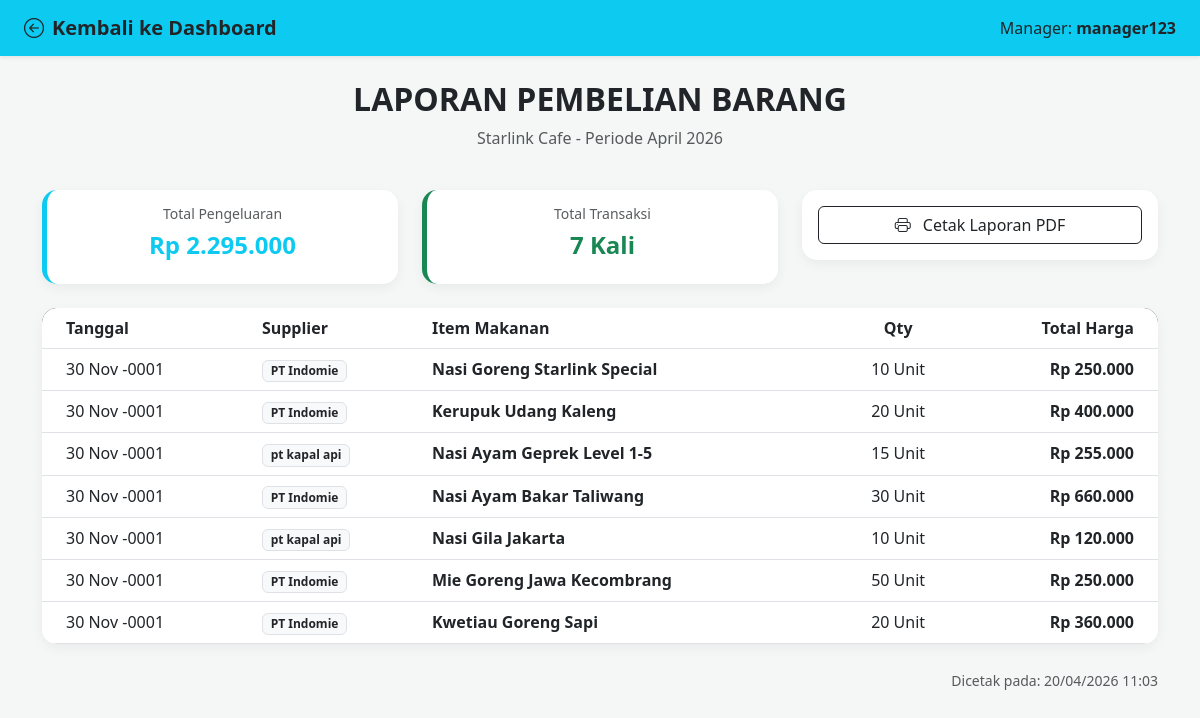
The app's page /Manager/laporan_pembelian.php (signed in) with its own data.
### tables this page shows
CREATE TABLE `pembelian` (
  `id_pembelian` int(11) NOT NULL,
  `id_supplier` int(11) NOT NULL,
  `id_makanan` int(11) NOT NULL,
  `jumlah` int(11) NOT NULL,
  `total_harga` int(11) NOT NULL,
  `tanggal_pembelian` date DEFAULT curdate(),
  `tanggal` date NOT NULL
);

CREATE TABLE `supplier` (
  `id_supplier` int(11) NOT NULL,
  `nama_supplier` varchar(100) DEFAULT NULL,
  `alamat` text DEFAULT NULL,
  `kontak` varchar(20) DEFAULT NULL
);

CREATE TABLE `makanan` (
  `id_makanan` int(11) NOT NULL,
  `nama_makanan` varchar(100) DEFAULT NULL,
  `harga` int(11) DEFAULT NULL,
  `stok` int(11) DEFAULT NULL,
  `status_check` tinyint(1) DEFAULT 0
);

### Manager/laporan_pembelian.php (the view, shortened to what this page needs)
<?php
include '../config/db.php';
$query = "SELECT p.*, s.nama_supplier, m.nama_makanan
          FROM pembelian p
          JOIN supplier s ON p.id_supplier = s.id_supplier
          JOIN makanan m ON p.id_makanan = m.id_makanan
          ORDER BY p.tanggal DESC";
$result = mysqli_query($conn, $query);
$total_pengeluaran = mysqli_query($conn, "SELECT SUM(total_harga) as total FROM pembelian");
$row_total = mysqli_fetch_assoc($total_pengeluaran);
?>
<!DOCTYPE html>
<html lang="id">
<head>
    <link href="https://cdn.jsdelivr.net/npm/bootstrap@5.3.0/dist/css/bootstrap.min.css" rel="stylesheet">
    <link rel="stylesheet" href="https://cdn.jsdelivr.net/npm/bootstrap-icons@1.11.1/font/bootstrap-icons.css">
</head>
<body>
    <nav class="navbar navbar-dark bg-info px-4 no-print shadow-sm mb-4">
        <a class="navbar-brand text-dark fw-bold" href="index.php">
            <i class="bi bi-arrow-left-circle me-2"></i>Kembali ke Dashboard
        </a>
        <span class="navbar-text text-dark">
            Manager: <strong><?= $_SESSION['username']; ?></strong>
        </span>
    </nav>
    <div class="container mb-5">
        <div class="row mb-4 no-print">
            <div class="col-md-12 text-center">
                <h2 class="fw-bold">LAPORAN PEMBELIAN BARANG</h2>
                <p class="text-muted">Starlink Cafe - Periode April 2026</p>
            </div>
        </div>
        <div class="row mb-4 no-print">
            <div class="col-md-4">
                <div class="card card-report bg-white p-3 text-center border-start border-info border-5">
                    <h6 class="text-muted small uppercase">Total Pengeluaran</h6>
                    <h4 class="fw-bold text-info">Rp <?= number_format($row_total['total'] ?? 0, 0, ',', '.'); ?></h4>
                </div>
            </div>
            <div class="col-md-4">
                <div class="card card-report bg-white p-3 text-center border-start border-success border-5">
                    <h6 class="text-muted small">Total Transaksi</h6>
                    <h4 class="fw-bold text-success"><?= mysqli_num_rows($result); ?> Kali</h4>
                </div>
            </div>
            <div class="col-md-4">
                <div class="card card-report bg-white p-3 text-center">
                    <button class="btn btn-outline-dark h-100" onclick="window.print()">
                        <i class="bi bi-printer me-2"></i> Cetak Laporan PDF
                    </button>
                </div>
            </div>
        </div>
        <div class="card card-report overflow-hidden">
            <div class="card-body p-0">
                <table class="table table-hover mb-0">
                    <thead class="bg-dark text-white">
                        <tr>
                            <th class="ps-4">Tanggal</th>
                            <th>Supplier</th>
                            <th>Item Makanan</th>
                            <th class="text-center">Qty</th>
                            <th class="text-end pe-4">Total Harga</th>
                        </tr>
                    </thead>
                    <tbody>
                        <?php if(mysqli_num_rows($result) > 0): ?>
                            <?php while($row = mysqli_fetch_assoc($result)): ?>
                            <tr>
                                <td class="ps-4"><?= date('d M Y', strtotime($row['tanggal'])); ?></td>
                                <td><span class="badge bg-light text-dark border"><?= $row['nama_supplier']; ?></span></td>
                                <td><strong><?= $row['nama_makanan']; ?></strong></td>
                                <td class="text-center"><?= $row['jumlah']; ?> Unit</td>
                                <td class="text-end pe-4 fw-bold">Rp <?= number_format($row['total_harga'], 0, ',', '.'); ?></td>
                            </tr>
                            <?php endwhile; ?>
                        <?php else: ?>
                            <tr>
                                <td colspan="5" class="text-center py-5 text-muted italic">Belum ada data transaksi pembelian.</td>
                            </tr>
                        <?php endif; ?>
                    </tbody>
                </table>
            </div>
        </div>
        <div class="mt-4 text-end no-print">
            <small class="text-muted small">Dicetak pada: <?= date('d/m/Y H:i'); ?></small>
        </div>
    </div>
</body>
</html>

### Manager/laporan_pembelian.php (style rules this page uses)
body { background-color: #f4f7f6; }
.card-report { border: none; border-radius: 15px; box-shadow: 0 4px 12px rgba(0,0,0,0.05); }
.table thead { background-color: #0dcaf0; color: white; }

### records on screen
pembelian: tanggal "30 Nov -0001", id_supplier.nama_supplier "PT Indomie", id_makanan.nama_makanan "Nasi Goreng Starlink Special", jumlah "10", total_harga "250.000"
pembelian: tanggal "30 Nov -0001", id_supplier.nama_supplier "PT Indomie", id_makanan.nama_makanan "Kerupuk Udang Kaleng", jumlah "20", total_harga "400.000"
pembelian: tanggal "30 Nov -0001", id_supplier.nama_supplier "pt kapal api", id_makanan.nama_makanan "Nasi Ayam Geprek Level 1-5", jumlah "15", total_harga "255.000"
pembelian: tanggal "30 Nov -0001", id_supplier.nama_supplier "PT Indomie", id_makanan.nama_makanan "Nasi Ayam Bakar Taliwang", jumlah "30", total_harga "660.000"
pembelian: tanggal "30 Nov -0001", id_supplier.nama_supplier "pt kapal api", id_makanan.nama_makanan "Nasi Gila Jakarta", jumlah "10", total_harga "120.000"
pembelian: tanggal "30 Nov -0001", id_supplier.nama_supplier "PT Indomie", id_makanan.nama_makanan "Mie Goreng Jawa Kecombrang", jumlah "50", total_harga "250.000"
pembelian: tanggal "30 Nov -0001", id_supplier.nama_supplier "PT Indomie", id_makanan.nama_makanan "Kwetiau Goreng Sapi", jumlah "20", total_harga "360.000"

### other values on screen
$_SESSION['username'] "manager123"
$row_total['total'] "2.295.000"
mysqli_num_rows($result) "7"
